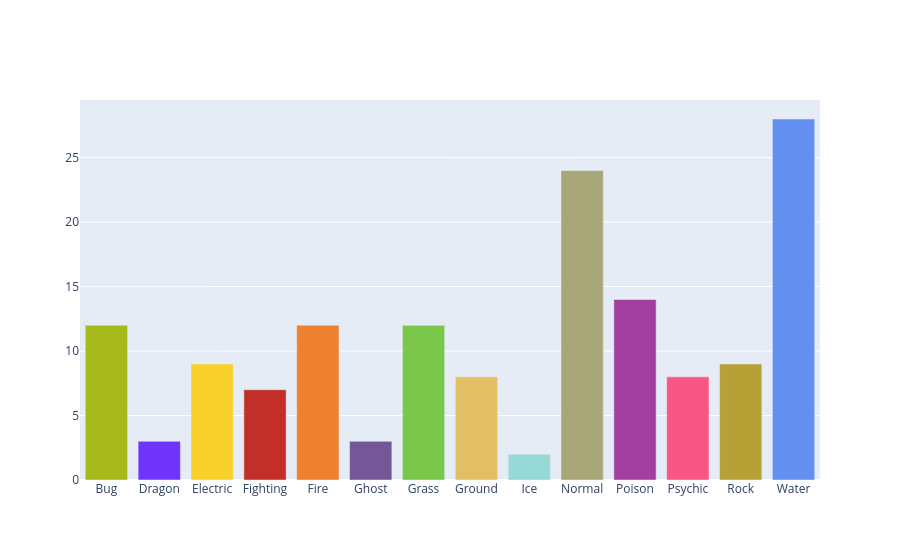

The notebook cell saved with this chart:
### Code cell
fig1 = go.Figure(data=[go.Bar(x=typegroup.index, y=typegroup.values, 
                              marker_color = pokecolors)])

fig1.show()

### Figure 1 — Plotly figure (JSON) as saved in the notebook; plotly's stock layout.template omitted (floating-point values rounded to 4 significant figures)
{"data": [{"marker": {"color": ["#A6B91A", "#6F35FC", "#F7D02C", "#C22E28", "#EE8130", "#735797", "#7AC74C", "#E2BF65", "#96D9D6", "#A8A77A", "#A33EA1", "#F95587", "#B6A136", "#6390F0"]}, "type": "bar", "x": ["Bug", "Dragon", "Electric", "Fighting", "Fire", "Ghost", "Grass", "Ground", "Ice", "Normal", "Poison", "Psychic", "Rock", "Water"], "y": [12, 3, 9, 7, 12, 3, 12, 8, 2, 24, 14, 8, 9, 28]}], "layout": {}}
